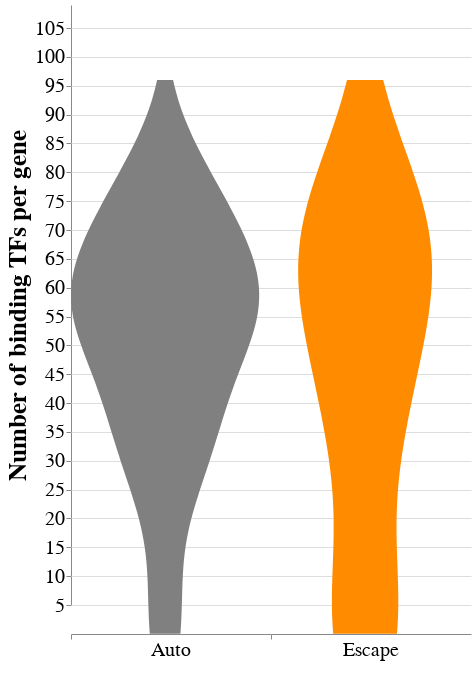

Notebook code for this chart:
### Code cell
alt.Chart(matchedescape).transform_density(
    'numTFs',  as_=['number_TFs', 'density'], groupby=['type'],
).mark_area(orient='horizontal').encode(
    alt.Y('number_TFs:Q', title="Number of binding TFs per gene", axis=alt.Axis(labelFontSize=20, titleFontSize=25), scale=alt.Scale(domain=[5, 109])),
    #alt.X('density:Q', title="Scaled Density", axis=alt.Axis(labelFontSize=20, titleFontSize=25)),
    alt.X('density:Q', stack='center', title=None, axis=alt.Axis(labels=False, values=[0], grid=False, ticks=True)),
    alt.Color('type:N', title="", scale=alt.Scale(range=['grey', 'darkorange', 'dodgerblue', 'black']), legend=None),
    alt.Column('type:N', header=alt.Header(titleOrient='bottom', titleFontSize=0, labelOrient='bottom',labelPadding=0, labelFontSize=20), sort=['Auto', 'chrX', 'Escape', 'Subject'])
).properties(height=600, width=200).configure_facet(spacing=0).configure_view(stroke=None)

### Figure 1 — Vega-Lite specification as saved in the notebook (floating-point values rounded to 4 significant figures)
{"config": {"view": {"continuousWidth": 400, "continuousHeight": 300, "stroke": null}, "facet": {"spacing": 0}}, "data": {"name": "data-9f3efac99ff3cd0442bd5a17aec027fa"}, "mark": {"type": "area", "orient": "horizontal"}, "encoding": {"color": {"type": "nominal", "field": "type", "legend": null, "scale": {"range": ["grey", "darkorange", "dodgerblue", "black"]}, "title": ""}, "column": {"type": "nominal", "field": "type", "header": {"labelFontSize": 20, "labelOrient": "bottom", "labelPadding": 0, "titleFontSize": 0, "titleOrient": "bottom"}, "sort": ["Auto", "chrX", "Escape", "Subject"]}, "x": {"type": "quantitative", "axis": {"grid": false, "labels": false, "ticks": true, "values": [0]}, "field": "density", "stack": "center", "title": null}, "y": {"type": "quantitative", "axis": {"labelFontSize": 20, "titleFontSize": 25}, "field": "number_TFs", "scale": {"domain": [5, 109]}, "title": "Number of binding TFs per gene"}}, "height": 600, "transform": [{"density": "numTFs", "groupby": ["type"], "as": ["number_TFs", "density"]}], "width": 200, "$schema": "https://vega.github.io/schema/vega-lite/v4.8.1.json", "datasets": {"data-9f3efac99ff3cd0442bd5a17aec027fa": [{"index": "IQSEC2", "numTFs": 2, "type": "Escape", "Gene ID": "ENSG00000124313", "Gene Name": "IQSEC2", "GM12878_longpolyA_expr": 0.1}, {"index": "HTR2C", "numTFs": 0, "type": "Escape", "Gene ID": "ENSG00000147246", "Gene Name": "HTR2C", "GM12878_longpolyA_expr": 0.1}, {"index": "NAP1L3", "numTFs": 1, "type": "Escape", "Gene ID": "ENSG00000186310", "Gene Name": "NAP1L3", "GM12878_longpolyA_expr": 0.1}, {"index": "FAM9C", "numTFs": 0, "type": "Escape", "Gene ID": "ENSG00000187268", "Gene Name": "FAM9C", "GM12878_longpolyA_expr": 0.3}, {"index": "ARSH", "numTFs": 0, "type": "Escape", "Gene ID": "ENSG00000205667", "Gene Name": "ARSH", "GM12878_longpolyA_expr": 0.5}, {"index": "JPX", "numTFs": 96, "type": "Escape", "Gene ID": "ENSG00000225470", "Gene Name": "JPX", "GM12878_longpolyA_expr": 1.0}, {"index": "NLGN4X", "numTFs": 0, "type": "Escape", "Gene ID": "ENSG00000146938", "Gene Name": "NLGN4X", "GM12878_longpolyA_expr": 1.0}, {"index": "CA5B", "numTFs": 18, "type": "Escape", "Gene ID": "ENSG00000169239", "Gene Name": "CA5B", "GM12878_longpolyA_expr": 3.0}, {"index": "INE1", "numTFs": 1, "type": "Escape", "Gene ID": "ENSG00000224975", "Gene Name": "INE1", "GM12878_longpolyA_expr": 4.0}, {"index": "TCEANC", "numTFs": 53, "type": "Escape", "Gene ID": "ENSG00000176896", "Gene Name": "TCEANC", "GM12878_longpolyA_expr": 7.0}, {"index": "CA5BP1", "numTFs": 54, "type": "Escape", "Gene ID": "ENSG00000186312", "Gene Name": "CA5BP1", "GM12878_longpolyA_expr": 7.0}, {"index": "PNPLA4", "numTFs": 75, "type": "Escape", "Gene ID": "ENSG00000006757", "Gene Name": "PNPLA4", "GM12878_longpolyA_expr": 12.0}, {"index": "GPM6B", "numTFs": 1, "type": "Escape", "Gene ID": "ENSG00000046653", "Gene Name": "GPM6B", "GM12878_longpolyA_expr": 13.0}, {"index": "TRAPPC2", "numTFs": 65, "type": "Escape", "Gene ID": "ENSG00000196459", "Gene Name": "TRAPPC2", "GM12878_longpolyA_expr": 20.0}, {"index": "ZRSR2", "numTFs": 43, "type": "Escape", "Gene ID": "ENSG00000169249", "Gene Name": "ZRSR2", "GM12878_longpolyA_expr": 28.0}, {"index": "SYAP1", "numTFs": 65, "type": "Escape", "Gene ID": "ENSG00000169895", "Gene Name": "SYAP1", "GM12878_longpolyA_expr": 30.0}, {"index": "CDK16", "numTFs": 67, "type": "Escape", "Gene ID": "ENSG00000102225", "Gene Name": "CDK16", "GM12878_longpolyA_expr": 31.0}, {"index": "CTPS2", "numTFs": 40, "type": "Escape", "Gene ID": "ENSG00000047230", "Gene Name": "CTPS2", "GM12878_longpolyA_expr": 33.0}, {"index": "ZFX", "numTFs": 44, "type": "Escape", "Gene ID": "ENSG00000005889", "Gene Name": "ZFX", "GM12878_longpolyA_expr": 34.0}, {"index": "PRKX", "numTFs": 32, "type": "Escape", "Gene ID": "ENSG00000183943", "Gene Name": "PRKX", "GM12878_longpolyA_expr": 41.0}, {"index": "KDM6A", "numTFs": 64, "type": "Escape", "Gene ID": "ENSG00000147050", "Gene Name": "KDM6A", "GM12878_longpolyA_expr": 41.0}, {"index": "FUNDC1", "numTFs": 26, "type": "Escape", "Gene ID": "ENSG00000069509", "Gene Name": "FUNDC1", "GM12878_longpolyA_expr": 45.0}, {"index": "STS", "numTFs": 55, "type": "Escape", "Gene ID": "ENSG00000101846", "Gene Name": "STS", "GM12878_longpolyA_expr": 47.0}, {"index": "KDM5C", "numTFs": 78, "type": "Escape", "Gene ID": "ENSG00000126012", "Gene Name": "KDM5C", "GM12878_longpolyA_expr": 61.0}, {"index": "CXorf38", "numTFs": 49, "type": "Escape", "Gene ID": "ENSG00000185753", "Gene Name": "CXorf38", "GM12878_longpolyA_expr": 78.0}, {"index": "TXLNG", "numTFs": 62, "type": "Escape", "Gene ID": "ENSG00000086712", "Gene Name": "TXLNG", "GM12878_longpolyA_expr": 85.0}, {"index": "GEMIN8", "numTFs": 63, "type": "Escape", "Gene ID": "ENSG00000046647", "Gene Name": "GEMIN8", "GM12878_longpolyA_expr": 86.0}, {"index": "DDX3X", "numTFs": 73, "type": "Escape", "Gene ID": "ENSG00000215301", "Gene Name": "DDX3X", "GM12878_longpolyA_expr": 94.0}, {"index": "EIF1AX", "numTFs": 34, "type": "Escape", "Gene ID": "ENSG00000173674", "Gene Name": "EIF1AX", "GM12878_longpolyA_expr": 102.0}, {"index": "SMC1A", "numTFs": 78, "type": "Escape", "Gene ID": "ENSG00000072501", "Gene Name": "SMC1A", "GM12878_longpolyA_expr": 104.0}, {"index": "USP9X", "numTFs": 84, "type": "Escape", "Gene ID": "ENSG00000124486", "Gene Name": "USP9X", "GM12878_longpolyA_expr": 107.0}, {"index": "AP1S2", "numTFs": 69, "type": "Escape", "Gene ID": "ENSG00000182287", "Gene Name": "AP1S2", "GM12878_longpolyA_expr": 120.0}, {"index": "OFD1", "numTFs": 65, "type": "Escape", "Gene ID": "ENSG00000046651", "Gene Name": "OFD1", "GM12878_longpolyA_expr": 127.0}, {"index": "RBBP7", "numTFs": 49, "type": "Escape", "Gene ID": "ENSG00000102054", "Gene Name": "RBBP7", "GM12878_longpolyA_expr": 173.0}, {"index": "UBA1", "numTFs": 63, "type": "Escape", "Gene ID": "ENSG00000130985", "Gene Name": "UBA1", "GM12878_longpolyA_expr": 203.0}, {"index": "RAB9A", "numTFs": 34, "type": "Escape", "Gene ID": "ENSG00000123595", "Gene Name": "RAB9A", "GM12878_longpolyA_expr": 221.0}, {"index": "EIF2S3", "numTFs": 75, "type": "Escape", "Gene ID": "ENSG00000130741", "Gene Name": "EIF2S3", "GM12878_longpolyA_expr": 263.0}, {"index": "RPS4X", "numTFs": 74, "type": "Escape", "Gene ID": "ENSG00000198034", "Gene Name": "RPS4X", "GM12878_longpolyA_expr": 2723.0}, {"index": "NPNT", "numTFs": 22, "type": "Auto", "Gene ID": "ENSG00000168743", "Gene Name": "NPNT", "GM12878_longpolyA_expr": 0.1}, {"index": "RND2", "numTFs": 46, "type": "Auto", "Gene ID": "ENSG00000108830", "Gene Name": "RND2", "GM12878_longpolyA_expr": 0.1}, {"index": "DBNDD2", "numTFs": 1, "type": "Auto", "Gene ID": "ENSG00000244274", "Gene Name": "DBNDD2", "GM12878_longpolyA_expr": 0.1}, {"index": "PGM2L1", "numTFs": 56, "type": "Auto", "Gene ID": "ENSG00000165434", "Gene Name": "PGM2L1", "GM12878_longpolyA_expr": 0.3}, {"index": "WNK4", "numTFs": 4, "type": "Auto", "Gene ID": "ENSG00000126562", "Gene Name": "WNK4", "GM12878_longpolyA_expr": 0.5}, {"index": "SPATA9", "numTFs": 0, "type": "Auto", "Gene ID": "ENSG00000145757", "Gene Name": "SPATA9", "GM12878_longpolyA_expr": 1.0}, {"index": "PLEKHG4", "numTFs": 52, "type": "Auto", "Gene ID": "ENSG00000196155", "Gene Name": "PLEKHG4", "GM12878_longpolyA_expr": 1.0}, {"index": "PPT2", "numTFs": 56, "type": "Auto", "Gene ID": "ENSG00000221988", "Gene Name": "PPT2", "GM12878_longpolyA_expr": 3.0}, {"index": "IVL", "numTFs": 35, "type": "Auto", "Gene ID": "ENSG00000163207", "Gene Name": "IVL", "GM12878_longpolyA_expr": 4.0}, {"index": "ABAT", "numTFs": 31, "type": "Auto", "Gene ID": "ENSG00000183044", "Gene Name": "ABAT", "GM12878_longpolyA_expr": 7.0}, {"index": "RTL10", "numTFs": 53, "type": "Auto", "Gene ID": "ENSG00000215012", "Gene Name": "RTL10", "GM12878_longpolyA_expr": 7.0}, {"index": "DDR1", "numTFs": 32, "type": "Auto", "Gene ID": "ENSG00000204580", "Gene Name": "DDR1", "GM12878_longpolyA_expr": 12.0}, {"index": "CLASP1", "numTFs": 75, "type": "Auto", "Gene ID": "ENSG00000074054", "Gene Name": "CLASP1", "GM12878_longpolyA_expr": 13.0}, {"index": "BAG4", "numTFs": 62, "type": "Auto", "Gene ID": "ENSG00000156735", "Gene Name": "BAG4", "GM12878_longpolyA_expr": 20.0}, {"index": "NAPSA", "numTFs": 35, "type": "Auto", "Gene ID": "ENSG00000131400", "Gene Name": "NAPSA", "GM12878_longpolyA_expr": 28.0}, {"index": "IKZF5", "numTFs": 59, "type": "Auto", "Gene ID": "ENSG00000095574", "Gene Name": "IKZF5", "GM12878_longpolyA_expr": 30.0}, {"index": "BOD1L1", "numTFs": 84, "type": "Auto", "Gene ID": "ENSG00000038219", "Gene Name": "BOD1L1", "GM12878_longpolyA_expr": 31.0}, {"index": "CACNA2D1", "numTFs": 26, "type": "Auto", "Gene ID": "ENSG00000153956", "Gene Name": "CACNA2D1", "GM12878_longpolyA_expr": 33.0}, {"index": "DPH3", "numTFs": 59, "type": "Auto", "Gene ID": "ENSG00000154813", "Gene Name": "DPH3", "GM12878_longpolyA_expr": 34.0}, {"index": "DIP2B", "numTFs": 65, "type": "Auto", "Gene ID": "ENSG00000066084", "Gene Name": "DIP2B", "GM12878_longpolyA_expr": 41.0}, {"index": "CDK8", "numTFs": 47, "type": "Auto", "Gene ID": "ENSG00000132964", "Gene Name": "CDK8", "GM12878_longpolyA_expr": 41.0}, {"index": "MYBL2", "numTFs": 43, "type": "Auto", "Gene ID": "ENSG00000101057", "Gene Name": "MYBL2", "GM12878_longpolyA_expr": 45.0}, {"index": "H2BC7", "numTFs": 63, "type": "Auto", "Gene ID": "ENSG00000277224", "Gene Name": "H2BC7", "GM12878_longpolyA_expr": 47.0}, {"index": "DYNC1I2", "numTFs": 52, "type": "Auto", "Gene ID": "ENSG00000077380", "Gene Name": "DYNC1I2", "GM12878_longpolyA_expr": 61.0}, {"index": "EDRF1", "numTFs": 60, "type": "Auto", "Gene ID": "ENSG00000107938", "Gene Name": "EDRF1", "GM12878_longpolyA_expr": 78.0}, {"index": "SNRPD1", "numTFs": 76, "type": "Auto", "Gene ID": "ENSG00000167088", "Gene Name": "SNRPD1", "GM12878_longpolyA_expr": 85.0}, {"index": "HELLS", "numTFs": 59, "type": "Auto", "Gene ID": "ENSG00000119969", "Gene Name": "HELLS", "GM12878_longpolyA_expr": 86.0}, {"index": "CYRIB", "numTFs": 35, "type": "Auto", "Gene ID": "ENSG00000153310", "Gene Name": "CYRIB", "GM12878_longpolyA_expr": 94.0}, {"index": "RHOG", "numTFs": 56, "type": "Auto", "Gene ID": "ENSG00000177105", "Gene Name": "RHOG", "GM12878_longpolyA_expr": 102.0}, {"index": "TMEM126B", "numTFs": 56, "type": "Auto", "Gene ID": "ENSG00000171204", "Gene Name": "TMEM126B", "GM12878_longpolyA_expr": 104.0}, {"index": "PFKP", "numTFs": 37, "type": "Auto", "Gene ID": "ENSG00000067057", "Gene Name": "PFKP", "GM12878_longpolyA_expr": 107.0}, {"index": "PRKDC", "numTFs": 77, "type": "Auto", "Gene ID": "ENSG00000253729", "Gene Name": "PRKDC", "GM12878_longpolyA_expr": 120.0}, {"index": "TMEM258", "numTFs": 67, "type": "Auto", "Gene ID": "ENSG00000134825", "Gene Name": "TMEM258", "GM12878_longpolyA_expr": 127.0}, {"index": "RPL13", "numTFs": 75, "type": "Auto", "Gene ID": "ENSG00000167526", "Gene Name": "RPL13", "GM12878_longpolyA_expr": 173.0}, {"index": "SEPHS2", "numTFs": 77, "type": "Auto", "Gene ID": "ENSG00000179918", "Gene Name": "SEPHS2", "GM12878_longpolyA_expr": 203.0}, {"index": "POLR2B", "numTFs": 56, "type": "Auto", "Gene ID": "ENSG00000047315", "Gene Name": "POLR2B", "GM12878_longpolyA_expr": 221.0}, {"index": "CD79A", "numTFs": 68, "type": "Auto", "Gene ID": "ENSG00000105369", "Gene Name": "CD79A", "GM12878_longpolyA_expr": 263.0}, {"index": "LCP1", "numTFs": 71, "type": "Auto", "Gene ID": "ENSG00000136167", "Gene Name": "LCP1", "GM12878_longpolyA_expr": 2656.0}]}}
